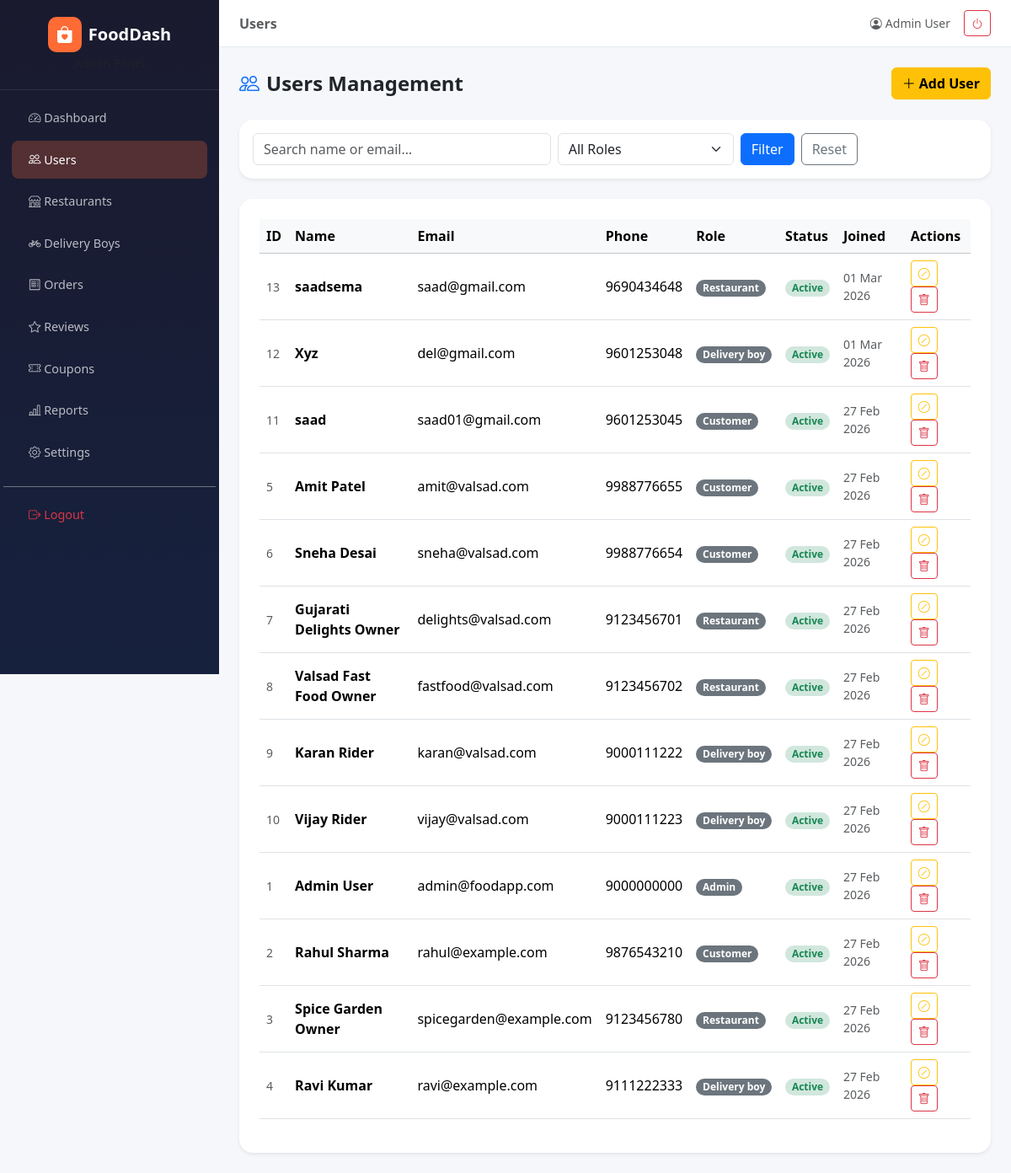
Screenshot of /admin_panel/users.php (signed in) with the database file from the repository.
### tables this page shows
CREATE TABLE `users` (
  `id` int(10) UNSIGNED NOT NULL,
  `name` varchar(100) NOT NULL,
  `phone` varchar(20) NOT NULL,
  `email` varchar(100) NOT NULL,
  `password` varchar(255) NOT NULL,
  `role` enum('customer','restaurant','delivery_boy','admin') NOT NULL DEFAULT 'customer',
  `fcm_token` text DEFAULT NULL,
  `is_active` tinyint(1) NOT NULL DEFAULT 1,
  `created_at` timestamp NOT NULL DEFAULT current_timestamp(),
  `updated_at` timestamp NOT NULL DEFAULT current_timestamp() ON UPDATE current_timestamp()
);

### admin_panel/users.php (the view, shortened to what this page needs)
<?php
$db = db();
$search = trim($_GET['q'] ?? '');
$page   = max(1,(int)($_GET['page']??1));
$limit  = 15; $off = ($page-1)*$limit;
$where  = "WHERE 1";
$users  = $db->query("SELECT * FROM users $where ORDER BY created_at DESC LIMIT $limit OFFSET $off")->fetch_all(MYSQLI_ASSOC);
include 'layout/header.php';
?>
<div class="d-flex justify-content-between align-items-center mb-4">
  <h4 class="fw-bold mb-0"><i class="bi bi-people me-2 text-primary"></i>Users Management</h4>
  <button class="btn btn-warning fw-semibold" data-bs-toggle="modal" data-bs-target="#createModal">
    <i class="bi bi-plus-lg me-1"></i>Add User
  </button>
</div>
<div class="card border-0 rounded-4 shadow-sm p-3 mb-4">
  <form method="GET" class="row g-2">
    <div class="col-md-5"><input type="text" name="q" class="form-control" placeholder="Search name or email…" value="<?=htmlspecialchars($search)?>"></div>
    <div class="col-md-3">
      <select name="role" class="form-select">
        <option value="">All Roles</option>
      </select>
    </div>
    <div class="col-auto"><button type="submit" class="btn btn-primary">Filter</button></div>
    <div class="col-auto"><a href="users.php" class="btn btn-outline-secondary">Reset</a></div>
  </form>
</div>
<div class="card border-0 rounded-4 shadow-sm p-4">
  <div class="table-responsive">
    <table class="table table-hover align-middle" id="usersTable">
      <thead class="table-light"><tr>
        <th>ID</th><th>Name</th><th>Email</th><th>Phone</th><th>Role</th><th>Status</th><th>Joined</th><th>Actions</th>
      </tr></thead>
      <tbody>
      <?php foreach($users as $u): ?>
      <tr>
        <td class="text-muted small"><?=$u['id']?></td>
        <td class="fw-semibold"><?=htmlspecialchars($u['name'])?></td>
        <td><?=htmlspecialchars($u['email'])?></td>
        <td><?=htmlspecialchars($u['phone']??'-')?></td>
        <td><span class="badge rounded-pill bg-secondary"><?=str_replace('_',' ',ucfirst($u['role']))?></span></td>
        <td>
          <?php if($u['is_active']): ?>
          <span class="badge bg-success-subtle text-success rounded-pill">Active</span>
          <?php else: ?>
          <span class="badge bg-danger-subtle text-danger rounded-pill">Inactive</span>
          <?php endif; ?>
        </td>
        <td class="text-muted small"><?=date('d M Y',strtotime($u['created_at']))?></td>
        <td>
          <form method="POST" class="d-inline">
            <button class="btn btn-sm btn-outline-<?=$u['is_active']?'warning':'success'?>" title="Toggle">
              <i class="bi bi-<?=$u['is_active']?'slash-circle':'check-circle'?>"></i>
            </button>
          </form>
          <form method="POST" class="d-inline" onsubmit="return confirm('Delete this user?')">
            <button class="btn btn-sm btn-outline-danger" title="Delete"><i class="bi bi-trash"></i></button>
          </form>
        </td>
      </tr>
      <?php endforeach; ?>
      </tbody>
    </table>
  </div>
</div>
<?php include 'layout/footer.php'; ?>

### admin_panel/layout/header.php (style rules this page uses)
:root { --sidebar-w:260px;--brand:#ff6b35; }
body { background:#f5f7fa;font-family:'Segoe UI',sans-serif; }

### rows the page displays
users: id "13", name "saadsema", email "saad@gmail.com", phone "9690434648", role "Restaurant", is_active "Active", created_at "01 Mar 2026"
users: id "12", name "Xyz", email "del@gmail.com", phone "9601253048", role "Delivery boy", is_active "Active", created_at "01 Mar 2026"
users: id "11", name "saad", email "saad01@gmail.com", phone "9601253045", role "Customer", is_active "Active", created_at "27 Feb 2026"
users: id "5", name "Amit Patel", email "amit@valsad.com", phone "9988776655", role "Customer", is_active "Active", created_at "27 Feb 2026"
users: id "6", name "Sneha Desai", email "sneha@valsad.com", phone "9988776654", role "Customer", is_active "Active", created_at "27 Feb 2026"
users: id "7", name "Gujarati Delights Owner", email "delights@valsad.com", phone "9123456701", role "Restaurant", is_active "Active", created_at "27 Feb 2026"
users: id "8", name "Valsad Fast Food Owner", email "fastfood@valsad.com", phone "9123456702", role "Restaurant", is_active "Active", created_at "27 Feb 2026"
users: id "9", name "Karan Rider", email "karan@valsad.com", phone "9000111222", role "Delivery boy", is_active "Active", created_at "27 Feb 2026"
users: id "10", name "Vijay Rider", email "vijay@valsad.com", phone "9000111223", role "Delivery boy", is_active "Active", created_at "27 Feb 2026"
users: id "1", name "Admin User", email "admin@foodapp.com", phone "9000000000", role "Admin", is_active "Active", created_at "27 Feb 2026"
users: id "2", name "Rahul Sharma", email "rahul@example.com", phone "9876543210", role "Customer", is_active "Active", created_at "27 Feb 2026"
users: id "3", name "Spice Garden Owner", email "spicegarden@example.com", phone "9123456780", role "Restaurant", is_active "Active", created_at "27 Feb 2026"
users: id "4", name "Ravi Kumar", email "ravi@example.com", phone "9111222333", role "Delivery boy", is_active "Active", created_at "27 Feb 2026"

### other values shown
str_replace('_',' ',$currentPage) "Users"
$_SESSION['admin_name'] "Admin User"
